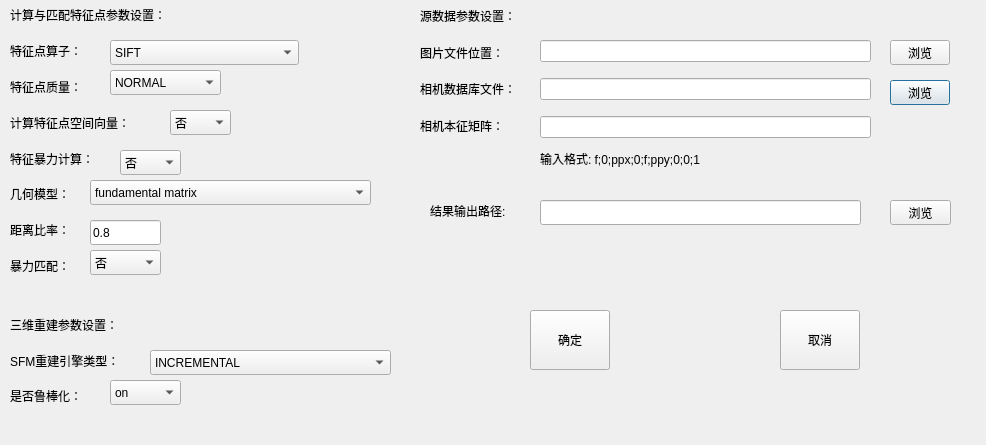
<?xml version="1.0" encoding="UTF-8"?>
<ui version="4.0">
 <class>Dialog_AutoRebuild</class>
 <widget class="QDialog" name="Dialog_AutoRebuild">
  <property name="geometry">
   <rect>
    <x>0</x>
    <y>0</y>
    <width>986</width>
    <height>445</height>
   </rect>
  </property>
  <property name="windowTitle">
   <string>Dialog</string>
  </property>
  <widget class="QWidget" name="verticalLayoutWidget">
   <property name="geometry">
    <rect>
     <x>420</x>
     <y>0</y>
     <width>122</width>
     <height>141</height>
    </rect>
   </property>
   <layout class="QVBoxLayout" name="verticalLayout">
    <item>
     <widget class="QLabel" name="label">
      <property name="text">
       <string>源数据参数设置：</string>
      </property>
     </widget>
    </item>
    <item>
     <widget class="QLabel" name="label_2">
      <property name="text">
       <string>图片文件位置：</string>
      </property>
     </widget>
    </item>
    <item>
     <widget class="QLabel" name="label_3">
      <property name="text">
       <string>相机数据库文件：</string>
      </property>
     </widget>
    </item>
    <item>
     <widget class="QLabel" name="label_4">
      <property name="text">
       <string>相机本征矩阵：</string>
      </property>
     </widget>
    </item>
   </layout>
  </widget>
  <widget class="QWidget" name="verticalLayoutWidget_3">
   <property name="geometry">
    <rect>
     <x>10</x>
     <y>0</y>
     <width>201</width>
     <height>281</height>
    </rect>
   </property>
   <layout class="QVBoxLayout" name="verticalLayout_3">
    <item>
     <widget class="QLabel" name="label_5">
      <property name="text">
       <string>计算与匹配特征点参数设置：</string>
      </property>
     </widget>
    </item>
    <item>
     <widget class="QLabel" name="label_6">
      <property name="text">
       <string>特征点算子：</string>
      </property>
     </widget>
    </item>
    <item>
     <widget class="QLabel" name="label_7">
      <property name="text">
       <string>特征点质量：</string>
      </property>
     </widget>
    </item>
    <item>
     <widget class="QLabel" name="label_8">
      <property name="text">
       <string>计算特征点空间向量：</string>
      </property>
     </widget>
    </item>
    <item>
     <widget class="QLabel" name="label_9">
      <property name="text">
       <string>特征暴力计算：</string>
      </property>
     </widget>
    </item>
    <item>
     <widget class="QLabel" name="label_10">
      <property name="text">
       <string>几何模型：</string>
      </property>
     </widget>
    </item>
    <item>
     <widget class="QLabel" name="label_11">
      <property name="text">
       <string>距离比率：</string>
      </property>
     </widget>
    </item>
    <item>
     <widget class="QLabel" name="label_12">
      <property name="text">
       <string>暴力匹配：</string>
      </property>
     </widget>
    </item>
   </layout>
  </widget>
  <widget class="QWidget" name="verticalLayoutWidget_4">
   <property name="geometry">
    <rect>
     <x>10</x>
     <y>310</y>
     <width>137</width>
     <height>101</height>
    </rect>
   </property>
   <layout class="QVBoxLayout" name="verticalLayout_4">
    <item>
     <widget class="QLabel" name="label_13">
      <property name="text">
       <string>三维重建参数设置：</string>
      </property>
     </widget>
    </item>
    <item>
     <widget class="QLabel" name="label_14">
      <property name="text">
       <string>SFM重建引擎类型：</string>
      </property>
     </widget>
    </item>
    <item>
     <widget class="QLabel" name="label_15">
      <property name="text">
       <string>是否鲁棒化：</string>
      </property>
     </widget>
    </item>
   </layout>
  </widget>
  <widget class="QComboBox" name="comboBox_describer">
   <property name="geometry">
    <rect>
     <x>110</x>
     <y>40</y>
     <width>189</width>
     <height>25</height>
    </rect>
   </property>
   <item>
    <property name="text">
     <string>SIFT</string>
    </property>
   </item>
   <item>
    <property name="text">
     <string>SIFT_ANATOMY</string>
    </property>
   </item>
   <item>
    <property name="text">
     <string>AKAZE_FLOAT</string>
    </property>
   </item>
   <item>
    <property name="text">
     <string>AKAZE_MLDB</string>
    </property>
   </item>
  </widget>
  <widget class="QComboBox" name="comboBox_geometricmodel">
   <property name="geometry">
    <rect>
     <x>90</x>
     <y>180</y>
     <width>281</width>
     <height>25</height>
    </rect>
   </property>
   <item>
    <property name="text">
     <string>fundamental matrix</string>
    </property>
   </item>
   <item>
    <property name="text">
     <string>essential matrix</string>
    </property>
   </item>
   <item>
    <property name="text">
     <string>homography matrix</string>
    </property>
   </item>
   <item>
    <property name="text">
     <string>essential matrix with an angular parametrization</string>
    </property>
   </item>
   <item>
    <property name="text">
     <string>upright essential matrix with an angular parametrization</string>
    </property>
   </item>
   <item>
    <property name="text">
     <string>orthographic essential matrix</string>
    </property>
   </item>
  </widget>
  <widget class="QComboBox" name="comboBox_forcecompute">
   <property name="geometry">
    <rect>
     <x>120</x>
     <y>150</y>
     <width>61</width>
     <height>25</height>
    </rect>
   </property>
   <item>
    <property name="text">
     <string>否</string>
    </property>
   </item>
   <item>
    <property name="text">
     <string>是</string>
    </property>
   </item>
  </widget>
  <widget class="QComboBox" name="comboBox_quality">
   <property name="geometry">
    <rect>
     <x>110</x>
     <y>70</y>
     <width>111</width>
     <height>25</height>
    </rect>
   </property>
   <item>
    <property name="text">
     <string>NORMAL</string>
    </property>
   </item>
   <item>
    <property name="text">
     <string>HIGH</string>
    </property>
   </item>
   <item>
    <property name="text">
     <string>ULTRA</string>
    </property>
   </item>
  </widget>
  <widget class="QComboBox" name="comboBox_upright">
   <property name="geometry">
    <rect>
     <x>170</x>
     <y>110</y>
     <width>61</width>
     <height>25</height>
    </rect>
   </property>
   <item>
    <property name="text">
     <string>否</string>
    </property>
   </item>
   <item>
    <property name="text">
     <string>是</string>
    </property>
   </item>
  </widget>
  <widget class="QLineEdit" name="lineEdit_distanceRatio">
   <property name="geometry">
    <rect>
     <x>90</x>
     <y>220</y>
     <width>71</width>
     <height>25</height>
    </rect>
   </property>
   <property name="text">
    <string>0.8</string>
   </property>
  </widget>
  <widget class="QComboBox" name="comboBox_forcematch">
   <property name="geometry">
    <rect>
     <x>90</x>
     <y>250</y>
     <width>71</width>
     <height>25</height>
    </rect>
   </property>
   <item>
    <property name="text">
     <string>否</string>
    </property>
   </item>
   <item>
    <property name="text">
     <string>是</string>
    </property>
   </item>
  </widget>
  <widget class="QComboBox" name="comboBox_sfmEngine">
   <property name="geometry">
    <rect>
     <x>150</x>
     <y>350</y>
     <width>241</width>
     <height>25</height>
    </rect>
   </property>
   <item>
    <property name="text">
     <string>INCREMENTAL</string>
    </property>
   </item>
   <item>
    <property name="text">
     <string>INCREMENTALV2</string>
    </property>
   </item>
   <item>
    <property name="text">
     <string>GLOBAL</string>
    </property>
   </item>
   <item>
    <property name="text">
     <string>STELLAR</string>
    </property>
   </item>
  </widget>
  <widget class="QComboBox" name="comboBox_isRobustTriangulation">
   <property name="geometry">
    <rect>
     <x>110</x>
     <y>380</y>
     <width>71</width>
     <height>25</height>
    </rect>
   </property>
   <item>
    <property name="text">
     <string>on</string>
    </property>
   </item>
   <item>
    <property name="text">
     <string>off</string>
    </property>
   </item>
  </widget>
  <widget class="QWidget" name="verticalLayoutWidget_5">
   <property name="geometry">
    <rect>
     <x>540</x>
     <y>30</y>
     <width>331</width>
     <height>121</height>
    </rect>
   </property>
   <layout class="QVBoxLayout" name="verticalLayout_2">
    <item>
     <widget class="QLineEdit" name="lineEdit_inputDir"/>
    </item>
    <item>
     <widget class="QLineEdit" name="lineEdit_databaseDir"/>
    </item>
    <item>
     <widget class="QLineEdit" name="lineEdit_eigenMatrix"/>
    </item>
   </layout>
  </widget>
  <widget class="QPushButton" name="pushButton_browseDatabaseDir">
   <property name="geometry">
    <rect>
     <x>890</x>
     <y>80</y>
     <width>60</width>
     <height>25</height>
    </rect>
   </property>
   <property name="text">
    <string>浏览</string>
   </property>
  </widget>
  <widget class="QPushButton" name="pushButton_browseInputDir">
   <property name="geometry">
    <rect>
     <x>890</x>
     <y>40</y>
     <width>60</width>
     <height>25</height>
    </rect>
   </property>
   <property name="text">
    <string>浏览</string>
   </property>
  </widget>
  <widget class="QPushButton" name="btn_CANCEL">
   <property name="geometry">
    <rect>
     <x>780</x>
     <y>310</y>
     <width>80</width>
     <height>60</height>
    </rect>
   </property>
   <property name="text">
    <string>取消</string>
   </property>
  </widget>
  <widget class="QLabel" name="label_22">
   <property name="geometry">
    <rect>
     <x>430</x>
     <y>190</y>
     <width>111</width>
     <height>41</height>
    </rect>
   </property>
   <property name="text">
    <string>结果输出路径:</string>
   </property>
  </widget>
  <widget class="QPushButton" name="pushButton_browseOutputDir">
   <property name="geometry">
    <rect>
     <x>890</x>
     <y>200</y>
     <width>61</width>
     <height>25</height>
    </rect>
   </property>
   <property name="text">
    <string>浏览</string>
   </property>
  </widget>
  <widget class="QLineEdit" name="lineEdit_OutputDir">
   <property name="geometry">
    <rect>
     <x>540</x>
     <y>200</y>
     <width>321</width>
     <height>25</height>
    </rect>
   </property>
  </widget>
  <widget class="QPushButton" name="btn_CONFIRM">
   <property name="geometry">
    <rect>
     <x>530</x>
     <y>310</y>
     <width>80</width>
     <height>60</height>
    </rect>
   </property>
   <property name="text">
    <string>确定</string>
   </property>
  </widget>
  <widget class="QLabel" name="label_16">
   <property name="geometry">
    <rect>
     <x>540</x>
     <y>150</y>
     <width>211</width>
     <height>17</height>
    </rect>
   </property>
   <property name="text">
    <string>输入格式: f;0;ppx;0;f;ppy;0;0;1</string>
   </property>
  </widget>
 </widget>
 <resources/>
 <connections/>
</ui>
